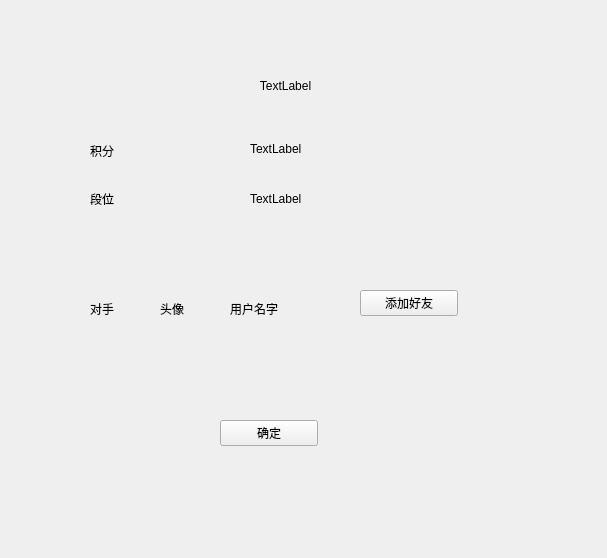
<?xml version="1.0" encoding="UTF-8"?>
<ui version="4.0">
 <class>Endgame</class>
 <widget class="QWidget" name="Endgame">
  <property name="geometry">
   <rect>
    <x>0</x>
    <y>0</y>
    <width>607</width>
    <height>558</height>
   </rect>
  </property>
  <property name="windowTitle">
   <string>Form</string>
  </property>
  <widget class="QLabel" name="label">
   <property name="geometry">
    <rect>
     <x>170</x>
     <y>30</y>
     <width>231</width>
     <height>111</height>
    </rect>
   </property>
   <property name="text">
    <string>TextLabel</string>
   </property>
   <property name="alignment">
    <set>Qt::AlignCenter</set>
   </property>
  </widget>
  <widget class="QLabel" name="label_2">
   <property name="geometry">
    <rect>
     <x>90</x>
     <y>140</y>
     <width>81</width>
     <height>21</height>
    </rect>
   </property>
   <property name="text">
    <string>积分</string>
   </property>
  </widget>
  <widget class="QLabel" name="label_3">
   <property name="geometry">
    <rect>
     <x>90</x>
     <y>190</y>
     <width>81</width>
     <height>18</height>
    </rect>
   </property>
   <property name="text">
    <string>段位</string>
   </property>
  </widget>
  <widget class="QLabel" name="label_4">
   <property name="geometry">
    <rect>
     <x>90</x>
     <y>300</y>
     <width>81</width>
     <height>18</height>
    </rect>
   </property>
   <property name="text">
    <string>对手</string>
   </property>
  </widget>
  <widget class="QPushButton" name="pushButton">
   <property name="geometry">
    <rect>
     <x>360</x>
     <y>290</y>
     <width>98</width>
     <height>26</height>
    </rect>
   </property>
   <property name="text">
    <string>添加好友</string>
   </property>
  </widget>
  <widget class="QLabel" name="label_5">
   <property name="geometry">
    <rect>
     <x>160</x>
     <y>300</y>
     <width>81</width>
     <height>18</height>
    </rect>
   </property>
   <property name="text">
    <string>头像</string>
   </property>
  </widget>
  <widget class="QLabel" name="label_6">
   <property name="geometry">
    <rect>
     <x>230</x>
     <y>300</y>
     <width>81</width>
     <height>18</height>
    </rect>
   </property>
   <property name="text">
    <string>用户名字</string>
   </property>
  </widget>
  <widget class="QLabel" name="label_7">
   <property name="geometry">
    <rect>
     <x>250</x>
     <y>140</y>
     <width>81</width>
     <height>18</height>
    </rect>
   </property>
   <property name="text">
    <string>TextLabel</string>
   </property>
  </widget>
  <widget class="QLabel" name="label_8">
   <property name="geometry">
    <rect>
     <x>250</x>
     <y>190</y>
     <width>81</width>
     <height>18</height>
    </rect>
   </property>
   <property name="text">
    <string>TextLabel</string>
   </property>
  </widget>
  <widget class="QPushButton" name="pushButton_2">
   <property name="geometry">
    <rect>
     <x>220</x>
     <y>420</y>
     <width>98</width>
     <height>26</height>
    </rect>
   </property>
   <property name="text">
    <string>确定</string>
   </property>
  </widget>
 </widget>
 <resources/>
 <connections/>
</ui>
